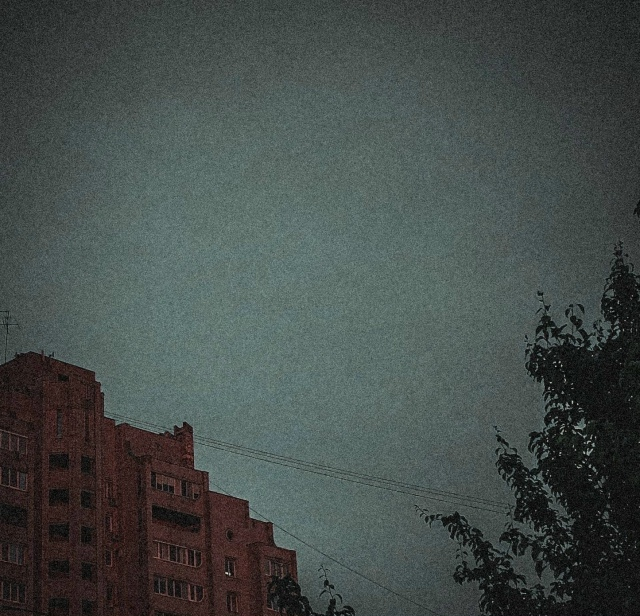
#> input picture Lab8/t.jpg, 640 x 616 px, found by its file name
$ python Lab8_2.py
#> lines starting #> are read from the running program, lines starting #| are printed output that depends on the picture
import cv2 as cv
from matplotlib import pyplot as plt

#https://docs.opencv.org/3.4/d5/daf/tutorial_py_histogram_equalization.html

# 1. Загружаем изображение
img = cv.imread('Lab8/t.jpg', cv.IMREAD_GRAYSCALE)
#> img: shape (616, 640); min 1, max 222, mean 74
assert img is not None, "Файл Lab4/noisy2.png не найден."

#cv.imshow("Исходное изображение", img)

# 2. Глобальное выравнивание гистограммы
equ = cv.equalizeHist(img)
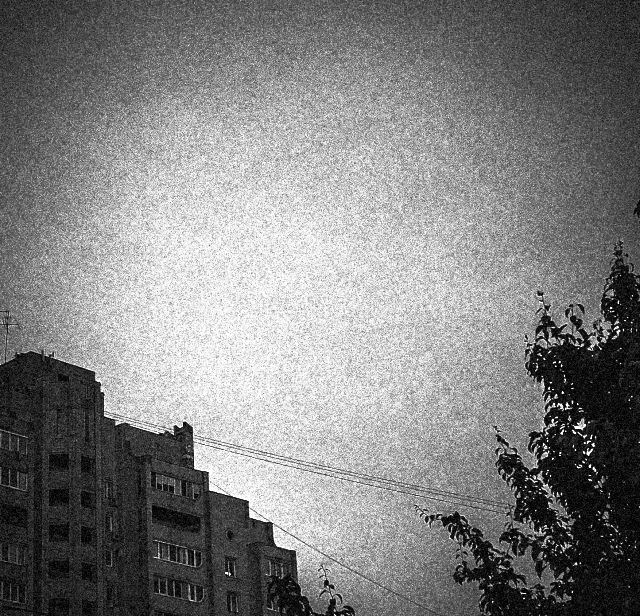
#> equ: shape (616, 640); min 0, max 255, mean 128.8
#cv.imshow("EqualizeHist", equ)

# 3. CLAHE — адаптивное выравнивание гистограммы
clahe = cv.createCLAHE(clipLimit=2.0, tileGridSize=(8, 8))
cl1 = clahe.apply(img)
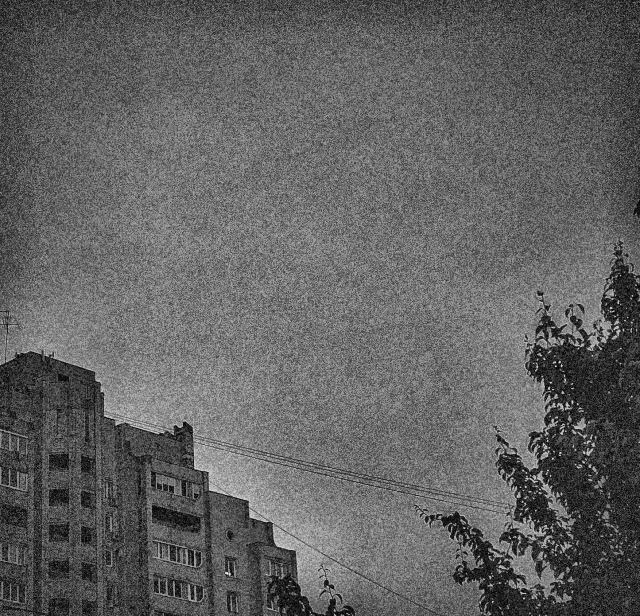
#> cl1: shape (616, 640); min 1, max 241, mean 97.9
#cv.imshow("CLAHE", cl1)

# 4. Отобразим гистограммы до и после выравнивания
plt.figure("Глобальное выравнивание гистограммы")
plt.subplot(2, 2, 1)
plt.title("Исходное")
plt.imshow(img, cmap='gray')
plt.xticks([]), plt.yticks([])

plt.subplot(2, 2, 2)
plt.title("EqualizeHist")
plt.imshow(equ, cmap='gray')
plt.xticks([]), plt.yticks([])

plt.subplot(2, 2, 3)
plt.title("Hist (original)")
plt.hist(img.ravel(), 256, [0, 256])

plt.subplot(2, 2, 4)
plt.title("Hist (equalized)")
plt.hist(equ.ravel(), 256, [0, 256])

plt.tight_layout()
plt.show()
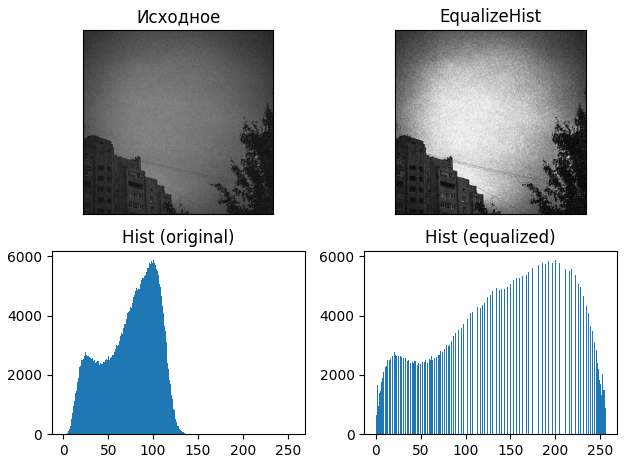
#> figure drawn by matplotlib, 4 panels; panel 3: tallest bar 5888 high, from x = 100 to 101; panel 4: tallest bar 5888 high, from x = 200 to 201

cv.waitKey(0)
cv.destroyAllWindows()
